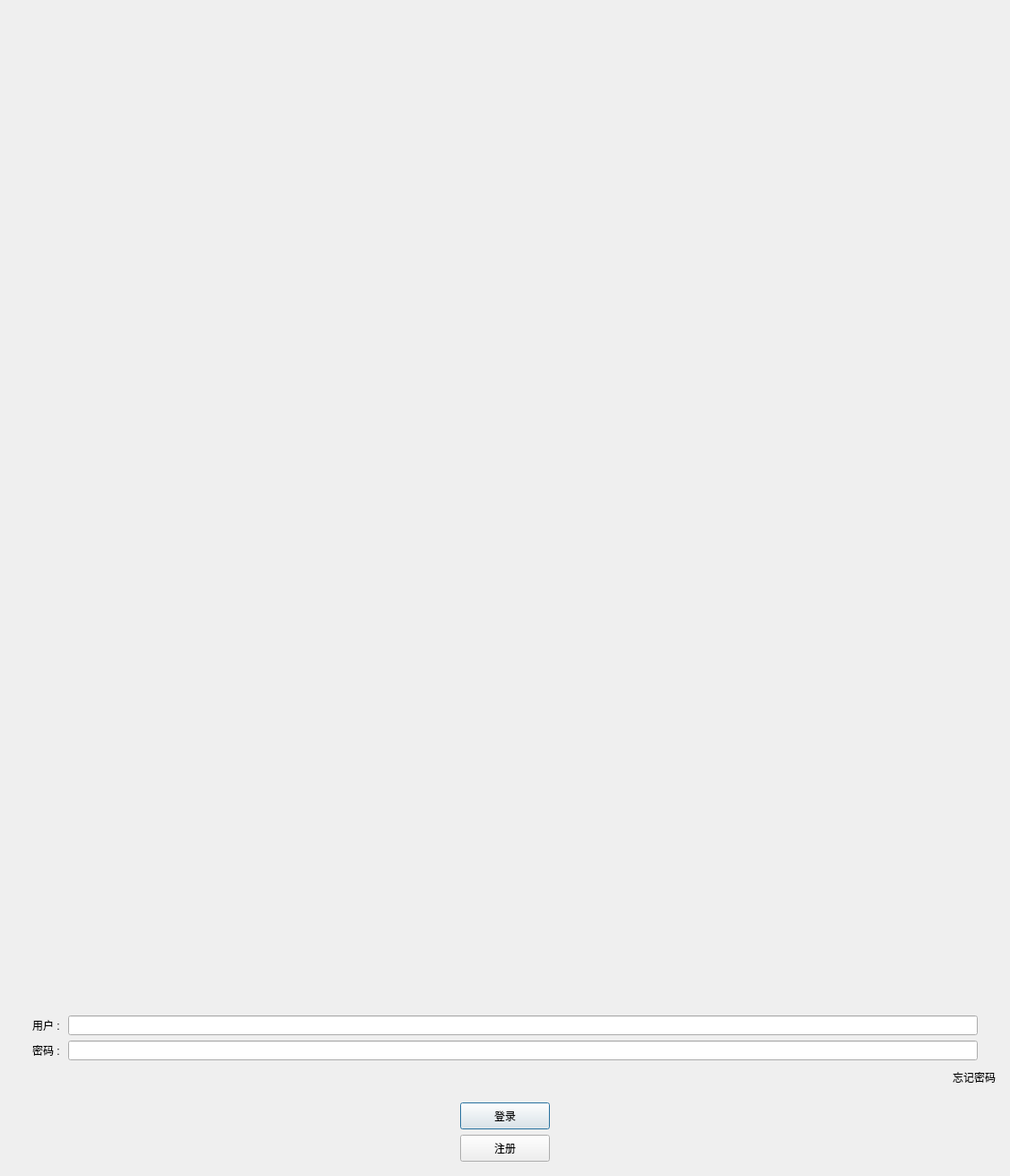
<?xml version="1.0" encoding="UTF-8"?>
<ui version="4.0">
 <class>LoginDialog</class>
 <widget class="QDialog" name="LoginDialog">
  <property name="enabled">
   <bool>true</bool>
  </property>
  <property name="geometry">
   <rect>
    <x>0</x>
    <y>0</y>
    <width>1126</width>
    <height>1311</height>
   </rect>
  </property>
  <property name="minimumSize">
   <size>
    <width>0</width>
    <height>0</height>
   </size>
  </property>
  <property name="windowTitle">
   <string>Dialog</string>
  </property>
  <layout class="QVBoxLayout" name="verticalLayout_2">
   <property name="sizeConstraint">
    <enum>QLayout::SetDefaultConstraint</enum>
   </property>
   <item>
    <layout class="QVBoxLayout" name="verticalLayout">
     <property name="leftMargin">
      <number>5</number>
     </property>
     <property name="topMargin">
      <number>5</number>
     </property>
     <property name="rightMargin">
      <number>5</number>
     </property>
     <property name="bottomMargin">
      <number>5</number>
     </property>
     <item>
      <layout class="QHBoxLayout" name="horizontalLayout_7">
       <property name="topMargin">
        <number>0</number>
       </property>
       <item>
        <widget class="QLabel" name="err_tip">
         <property name="text">
          <string/>
         </property>
        </widget>
       </item>
      </layout>
     </item>
     <item>
      <widget class="QWidget" name="widget" native="true">
       <layout class="QGridLayout" name="gridLayout">
        <item row="0" column="0">
         <widget class="QLabel" name="label_2">
          <property name="text">
           <string/>
          </property>
          <property name="pixmap">
           <pixmap resource="rc.qrc">:/pic/resource/login.png</pixmap>
          </property>
          <property name="scaledContents">
           <bool>true</bool>
          </property>
         </widget>
        </item>
       </layout>
      </widget>
     </item>
     <item>
      <layout class="QHBoxLayout" name="horizontalLayout" stretch="0,0">
       <property name="leftMargin">
        <number>20</number>
       </property>
       <property name="rightMargin">
        <number>20</number>
       </property>
       <item>
        <widget class="QLabel" name="user_label">
         <property name="text">
          <string>用户 : </string>
         </property>
        </widget>
       </item>
       <item>
        <widget class="QLineEdit" name="user_edit"/>
       </item>
      </layout>
     </item>
     <item>
      <layout class="QHBoxLayout" name="horizontalLayout_2">
       <property name="leftMargin">
        <number>20</number>
       </property>
       <property name="rightMargin">
        <number>20</number>
       </property>
       <item>
        <widget class="QLabel" name="pass_label">
         <property name="text">
          <string>密码 : </string>
         </property>
        </widget>
       </item>
       <item>
        <widget class="QLineEdit" name="pass_edit"/>
       </item>
      </layout>
     </item>
     <item>
      <layout class="QHBoxLayout" name="horizontalLayout_5">
       <item>
        <spacer name="horizontalSpacer_5">
         <property name="orientation">
          <enum>Qt::Horizontal</enum>
         </property>
         <property name="sizeHint" stdset="0">
          <size>
           <width>40</width>
           <height>20</height>
          </size>
         </property>
        </spacer>
       </item>
       <item>
        <widget class="ClickedLabel" name="forget_label">
         <property name="minimumSize">
          <size>
           <width>0</width>
           <height>25</height>
          </size>
         </property>
         <property name="maximumSize">
          <size>
           <width>16777215</width>
           <height>25</height>
          </size>
         </property>
         <property name="text">
          <string>忘记密码</string>
         </property>
        </widget>
       </item>
      </layout>
     </item>
     <item>
      <spacer name="verticalSpacer">
       <property name="orientation">
        <enum>Qt::Vertical</enum>
       </property>
       <property name="sizeType">
        <enum>QSizePolicy::Fixed</enum>
       </property>
       <property name="sizeHint" stdset="0">
        <size>
         <width>10</width>
         <height>10</height>
        </size>
       </property>
      </spacer>
     </item>
     <item>
      <layout class="QHBoxLayout" name="horizontalLayout_3">
       <item>
        <spacer name="horizontalSpacer_2">
         <property name="orientation">
          <enum>Qt::Horizontal</enum>
         </property>
         <property name="sizeHint" stdset="0">
          <size>
           <width>40</width>
           <height>20</height>
          </size>
         </property>
        </spacer>
       </item>
       <item>
        <widget class="QPushButton" name="login_btn">
         <property name="minimumSize">
          <size>
           <width>100</width>
           <height>30</height>
          </size>
         </property>
         <property name="maximumSize">
          <size>
           <width>50</width>
           <height>16777215</height>
          </size>
         </property>
         <property name="text">
          <string>登录</string>
         </property>
        </widget>
       </item>
       <item>
        <spacer name="horizontalSpacer">
         <property name="orientation">
          <enum>Qt::Horizontal</enum>
         </property>
         <property name="sizeHint" stdset="0">
          <size>
           <width>40</width>
           <height>20</height>
          </size>
         </property>
        </spacer>
       </item>
      </layout>
     </item>
     <item>
      <layout class="QHBoxLayout" name="horizontalLayout_4">
       <item>
        <spacer name="horizontalSpacer_3">
         <property name="orientation">
          <enum>Qt::Horizontal</enum>
         </property>
         <property name="sizeHint" stdset="0">
          <size>
           <width>40</width>
           <height>20</height>
          </size>
         </property>
        </spacer>
       </item>
       <item>
        <widget class="QPushButton" name="register_btn">
         <property name="minimumSize">
          <size>
           <width>100</width>
           <height>30</height>
          </size>
         </property>
         <property name="maximumSize">
          <size>
           <width>50</width>
           <height>16777215</height>
          </size>
         </property>
         <property name="text">
          <string>注册</string>
         </property>
        </widget>
       </item>
       <item>
        <spacer name="horizontalSpacer_4">
         <property name="orientation">
          <enum>Qt::Horizontal</enum>
         </property>
         <property name="sizeHint" stdset="0">
          <size>
           <width>40</width>
           <height>20</height>
          </size>
         </property>
        </spacer>
       </item>
      </layout>
     </item>
    </layout>
   </item>
  </layout>
 </widget>
 <customwidgets>
  <customwidget>
   <class>ClickedLabel</class>
   <extends>QLabel</extends>
   <header>clickedlabel.h</header>
  </customwidget>
 </customwidgets>
 <resources>
  <include location="rc.qrc"/>
 </resources>
 <connections/>
</ui>
